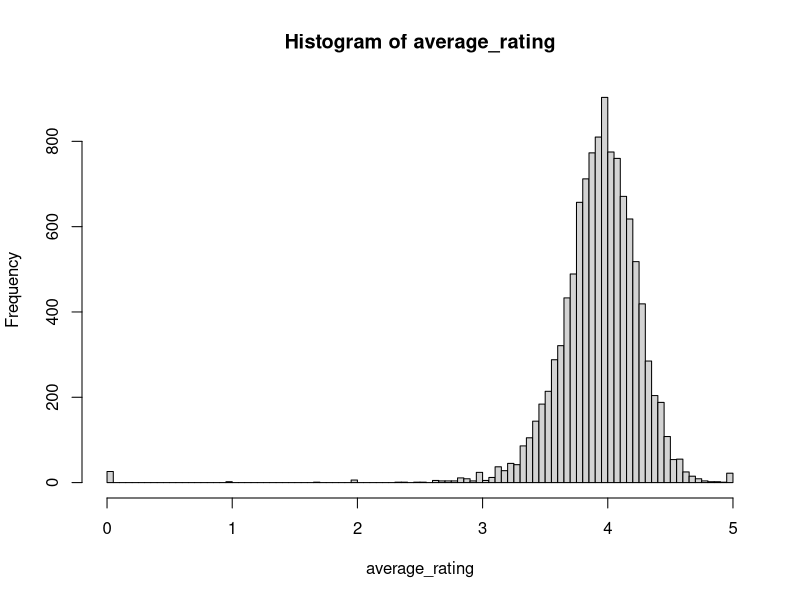
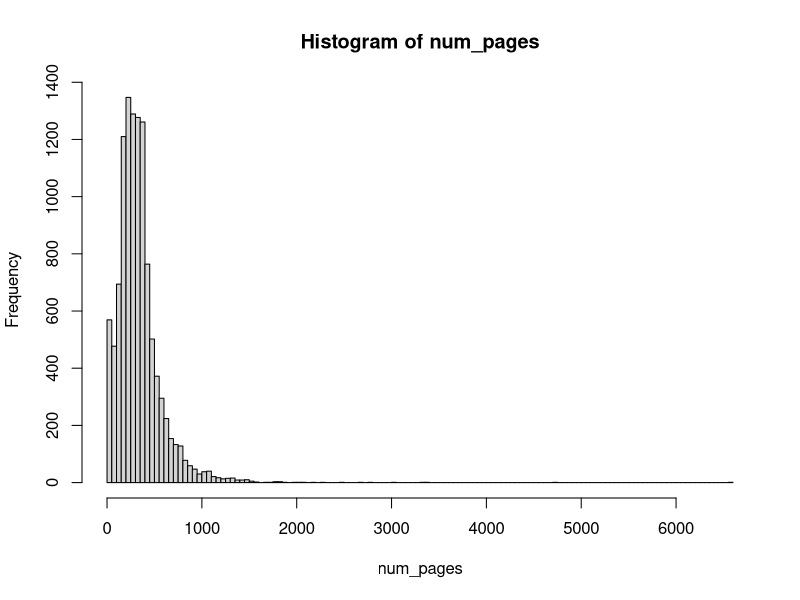
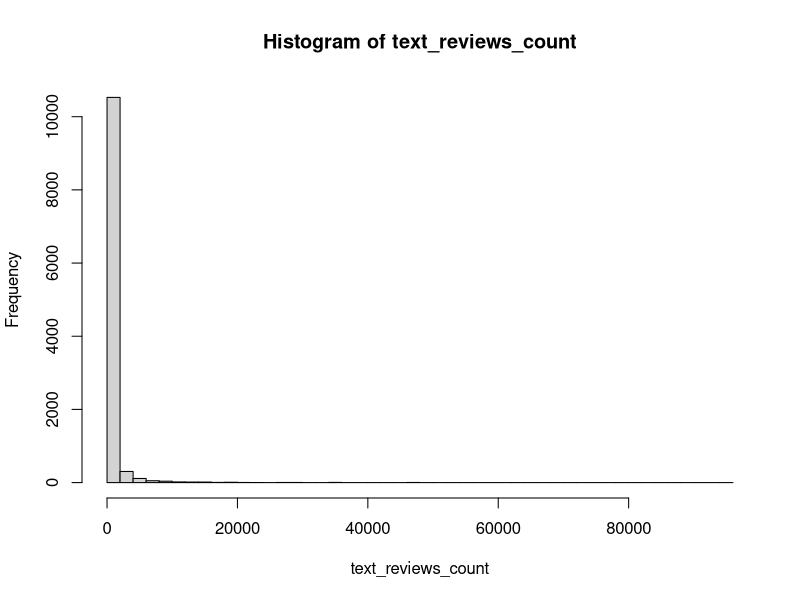
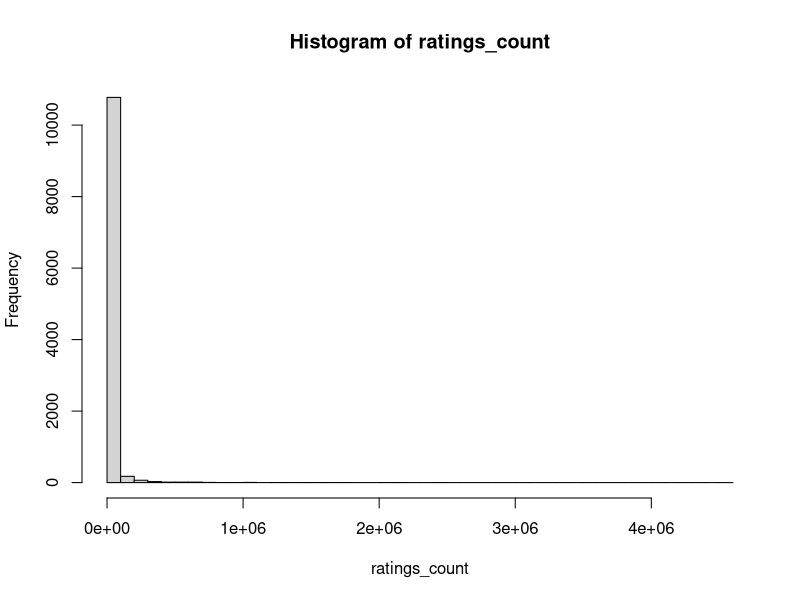
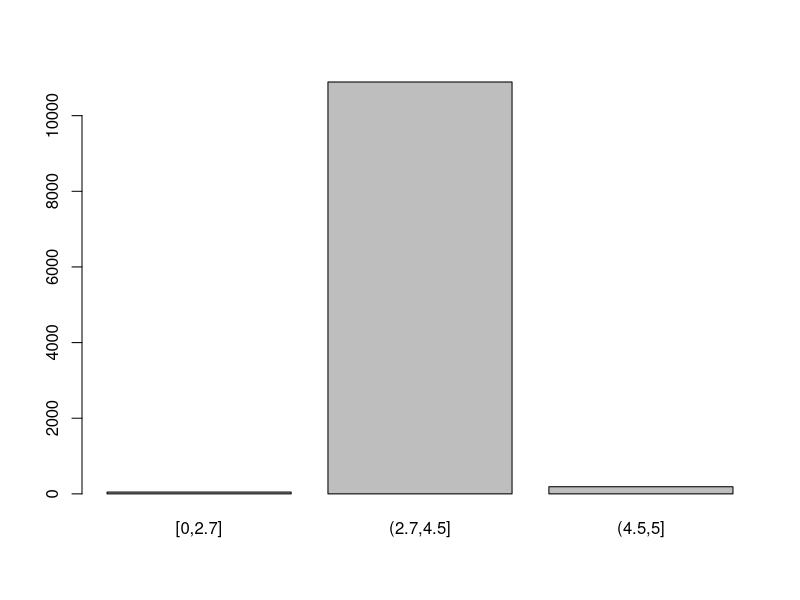

Source code (R) for these figures, in order:
## ---- chunk 1
knitr::opts_chunk$set(echo = TRUE)
## ---- chunk 2
rm(list=ls())
## ---- chunk 3
library(tidyverse)
library(skimr)
## ---- chunk 4
data <- read_csv("books.csv")
## ---- chunk 5
skim(data)
## ---- chunk 6
attach(data)
## ---- chunk 7
hist(average_rating,breaks = 100)
## ---- chunk 8
summary(average_rating)
## ---- chunk 9
hist(num_pages,breaks = 100)
## ---- chunk 10
hist(text_reviews_count, breaks = 50)
## ---- chunk 11
hist(ratings_count, breaks = 50)
## ---- chunk 12
av_cat <- cut(average_rating,breaks = c(0,2.7,4.5,5),include.lowest = T,
               right = T)
plot(av_cat)
## ---- chunk 13
summary(av_cat)
## ---- chunk 14

